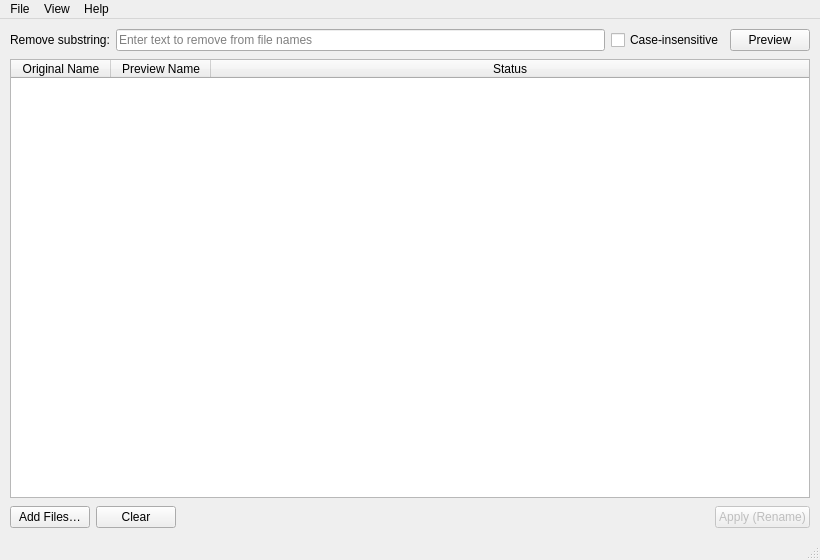
<?xml version="1.0" encoding="UTF-8"?>
<ui version="4.0">
 <class>FilenameEdit</class>
 <widget class="QMainWindow" name="FilenameEdit">
  <property name="geometry">
   <rect>
    <x>0</x>
    <y>0</y>
    <width>820</width>
    <height>560</height>
   </rect>
  </property>
  <property name="windowTitle">
   <string>FilenameEdit</string>
  </property>
  <property name="windowIcon">
   <iconset theme="accessories-text-editor">
    <normaloff>filenameEdit.ico</normaloff>filenameEdit.ico</iconset>
  </property>
  <widget class="QWidget" name="centralwidget">
   <layout class="QVBoxLayout" name="verticalLayout">
    <property name="spacing">
     <number>8</number>
    </property>
    <property name="leftMargin">
     <number>10</number>
    </property>
    <property name="topMargin">
     <number>10</number>
    </property>
    <property name="rightMargin">
     <number>10</number>
    </property>
    <property name="bottomMargin">
     <number>10</number>
    </property>
    <item>
     <layout class="QHBoxLayout" name="topLayout">
      <property name="spacing">
       <number>6</number>
      </property>
      <item>
       <widget class="QLabel" name="labelRemove">
        <property name="text">
         <string>Remove substring:</string>
        </property>
       </widget>
      </item>
      <item>
       <widget class="QLineEdit" name="lineEditSubstring">
        <property name="placeholderText">
         <string>Enter text to remove from file names</string>
        </property>
       </widget>
      </item>
      <item>
       <widget class="QCheckBox" name="checkBoxCaseInsensitive">
        <property name="text">
         <string>Case-insensitive</string>
        </property>
       </widget>
      </item>
      <item>
       <widget class="QPushButton" name="btnPreview">
        <property name="text">
         <string>Preview</string>
        </property>
       </widget>
      </item>
     </layout>
    </item>
    <item>
     <widget class="QTableWidget" name="tableWidget">
      <property name="alternatingRowColors">
       <bool>true</bool>
      </property>
      <property name="selectionBehavior">
       <enum>QAbstractItemView::SelectRows</enum>
      </property>
      <property name="editTriggers">
       <set>QAbstractItemView::NoEditTriggers</set>
      </property>
      <property name="columnCount">
       <number>3</number>
      </property>
      <attribute name="horizontalHeaderStretchLastSection">
       <bool>true</bool>
      </attribute>
      <attribute name="horizontalHeaderMinimumSectionSize">
       <number>100</number>
      </attribute>
      <column>
       <property name="text">
        <string>Original Name</string>
       </property>
      </column>
      <column>
       <property name="text">
        <string>Preview Name</string>
       </property>
      </column>
      <column>
       <property name="text">
        <string>Status</string>
       </property>
      </column>
     </widget>
    </item>
    <item>
     <layout class="QHBoxLayout" name="bottomLayout">
      <property name="spacing">
       <number>6</number>
      </property>
      <item>
       <widget class="QPushButton" name="btnAddFiles">
        <property name="text">
         <string>Add Files&#8230;</string>
        </property>
       </widget>
      </item>
      <item>
       <widget class="QPushButton" name="btnClear">
        <property name="text">
         <string>Clear</string>
        </property>
       </widget>
      </item>
      <item>
       <spacer name="horizontalSpacer">
        <property name="orientation">
         <enum>Qt::Horizontal</enum>
        </property>
        <property name="sizeHint" stdset="0">
         <size>
          <width>40</width>
          <height>20</height>
         </size>
        </property>
       </spacer>
      </item>
      <item>
       <widget class="QPushButton" name="btnApply">
        <property name="text">
         <string>Apply (Rename)</string>
        </property>
        <property name="enabled">
         <bool>false</bool>
        </property>
       </widget>
      </item>
     </layout>
    </item>
   </layout>
  </widget>
  <widget class="QMenuBar" name="menubar">
   <property name="geometry">
    <rect>
     <x>0</x>
     <y>0</y>
     <width>820</width>
     <height>22</height>
    </rect>
   </property>
   <widget class="QMenu" name="menuFile">
    <property name="title">
     <string>File</string>
    </property>
    <addaction name="actionAddFiles"/>
    <addaction name="separator"/>
    <addaction name="actionExit"/>
   </widget>
   <widget class="QMenu" name="menuView">
    <property name="title">
     <string>View</string>
    </property>
    <widget class="QMenu" name="menuTheme">
     <property name="title">
      <string>Theme</string>
     </property>
     <addaction name="actionLightTheme"/>
     <addaction name="actionDarkTheme"/>
    </widget>
    <addaction name="menuTheme"/>
    <addaction name="separator"/>
    <addaction name="actionWindowOpacity"/>
   </widget>
   <widget class="QMenu" name="menuHelp">
    <property name="title">
     <string>Help</string>
    </property>
    <addaction name="actionAbout"/>
    <addaction name="actionCheckForUpdates"/>
   </widget>
   <addaction name="menuFile"/>
   <addaction name="menuView"/>
   <addaction name="menuHelp"/>
  </widget>
  <widget class="QStatusBar" name="statusbar"/>
  <action name="actionAddFiles">
   <property name="text">
    <string>Add Files&#8230;</string>
   </property>
   <property name="shortcut">
    <string>Ctrl+O</string>
   </property>
  </action>
  <action name="actionExit">
   <property name="text">
    <string>Exit</string>
   </property>
   <property name="shortcut">
    <string>Ctrl+Q</string>
   </property>
  </action>
  <action name="actionLightTheme">
   <property name="checkable">
    <bool>true</bool>
   </property>
   <property name="checked">
    <bool>true</bool>
   </property>
   <property name="text">
    <string>Light</string>
   </property>
  </action>
  <action name="actionDarkTheme">
   <property name="checkable">
    <bool>true</bool>
   </property>
   <property name="text">
    <string>Dark</string>
   </property>
  </action>
  <action name="actionWindowOpacity">
   <property name="text">
    <string>Window Opacity&#8230;</string>
   </property>
  </action>
  <action name="actionAbout">
   <property name="text">
    <string>About FilenameEdit&#8230;</string>
   </property>
  </action>
  <action name="actionCheckForUpdates">
   <property name="text">
    <string>Check for Updates&#8230;</string>
   </property>
  </action>
 </widget>
 <resources/>
 <connections/>
</ui>
